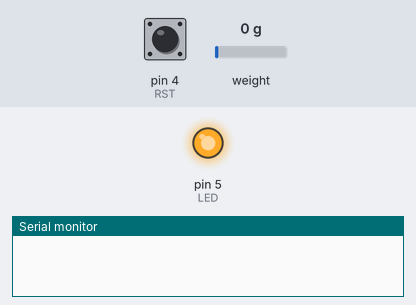
A sketch run on a simulated Arduino Uno, built with avr-gcc and run on an emulated ATmega328P. Shown: output pins drawn as LEDs (lit = HIGH), the last lines printed to the serial monitor. Dashed ring = blinking. The inputs (shaded band) are chosen by the test bench; at power-on: weight on the scale 0 g, pin 4 (RST) HIGH. Random numbers use the default seed unless the sketch sets one.

Above: at 1.1 s.
At 8.2 s:
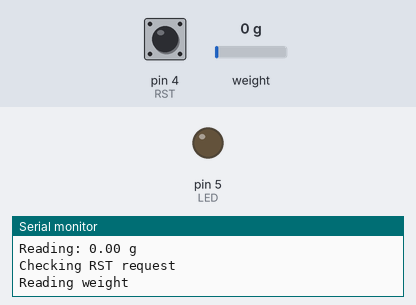
8.3 s: weight on the scale set to 100 g
12.5 s: pin 4 (RST) pulled LOW for 1.2 s
At 13.5 s:
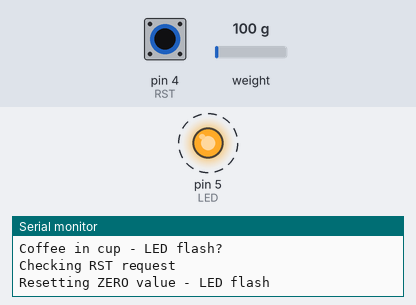
Timing chart, 0 to 19.1 s (numbered marks = the images above; inputs shaded):
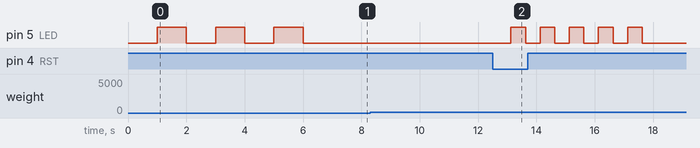

The sketch:

HX711_Load_Cell_Coffee.ino
```cpp
#include "HX711.h"
#define RST 4
#define DOUT  3
#define CLK  2
#define LED 5
#define delayBetweenFlashes 60000

HX711 scale(DOUT, CLK);

float calibration_factor = -2680.00;
unsigned long time;

void setup() {
  Serial.begin(9600);
  scale.set_scale();
  scale.tare();  //Reset the scale to 0

  // Reset pin (to rezero the weight not reset the board!)
  pinMode(RST, INPUT_PULLUP);

  // LED output pin
  pinMode(LED, OUTPUT);

  // Acknowledge all OK
  for (int cnt = 0; cnt < 6; cnt++) {
    digitalWrite(LED, !digitalRead(LED));
    delay(1000);
  }

  // Randomize
  randomSeed(analogRead(0));
}

void loop() {

  //Adjust to this calibration factor
  scale.set_scale(calibration_factor);

  // Read an average of X readings
  Serial.println("Reading weight");
  float weight = scale.get_units(10);

  // An intermediate weigth value that we round according to some rules
  int netWeight = 0 ;

  // Make scale more sensitive at lower end
  // Weight > X then just round to nearest integer
  if (weight >= 5.0) {
    netWeight = (weight * 10.0);
    weight = (int)(0.5 + (netWeight / 10.0));
  }
  // Weight < Y then call it zero
  else if (weight > -0.01 && weight <= 0.01) {
    weight = 0;
  }
  // Any other weight will have 1 dec. place of precision
  else {
    netWeight = (weight * 10.0);
    weight = (netWeight / 10.0);
  }

  Serial.print("Reading: ");
  Serial.print(weight, 2);
  Serial.println(" g");

  // If weight above zero flash LED every X seconds
  if (weight > 5) {
    Serial.println("Coffee in cup - LED flash?");

    if (millis() - time > delayBetweenFlashes) {

      Serial.println("It's been a minute or so - flash LED");

      for (int cnt = 0; cnt < 20; cnt++) {
        digitalWrite(LED, !digitalRead(LED));
        delay(100);
      }

      // Update our snapshot time so we start the next minute
      time = millis();
    }
    else if (random(300) < 10) {

      Serial.println("Just a random - flash LED");

      for (int cnt = 0; cnt < 2; cnt++) {
        digitalWrite(LED, !digitalRead(LED));
        delay(50);
      }
    }
  }

  // Has user requested a Zero Reset?
  Serial.println("Checking RST request");
  int rstRequest = digitalRead(RST);
  if (rstRequest == LOW) {
    Serial.println("Resetting ZERO value - LED flash");
    for (int cnt = 0; cnt < 10; cnt++) {
      digitalWrite(LED, !digitalRead(LED));
      delay(500);
    }
    scale.set_scale();
    scale.tare();  //Reset the scale to 0
  }
}
```

Measured:
- by itself, pin 5 (LED): alternates HIGH for 0.50 s and LOW for 0.50 s, 10 changes in all, then stays LOW
